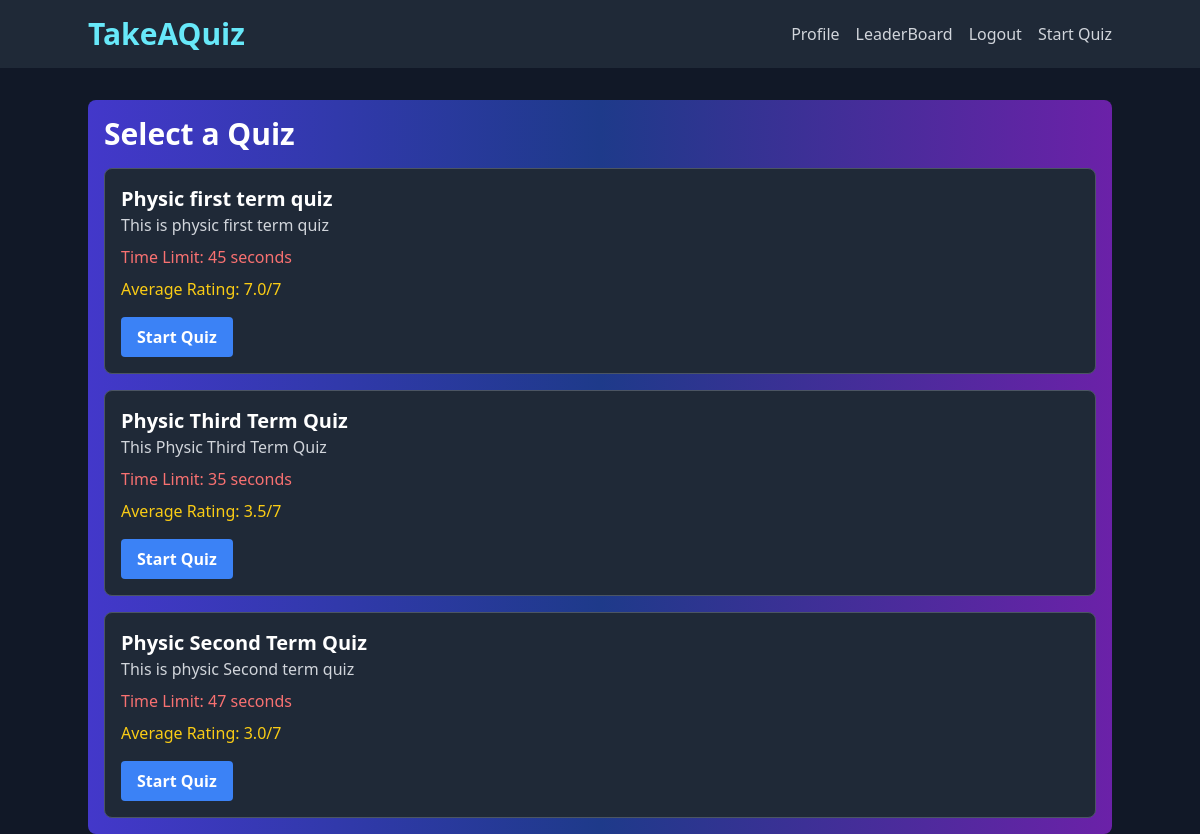
The page /quiz/takequiz/1/ (signed in) on the database its author committed.
### quizz/models.py (models this page shows, shortened)
class Quiz(models.Model):
    title = models.CharField(max_length=255)
    description = models.CharField(max_length=255, default="")
    category = models.ForeignKey(Category, on_delete=models.CASCADE)
    has_time_limit = models.BooleanField(default=False)
    time_limit_seconds = models.PositiveIntegerField(default=0)
    total_marks=models.PositiveIntegerField(default=0)

### quizz/views.py (the view)
# urls.py: path('takequiz/<int:category_id>/', views.showquiz, name='showquiz'),
@login_required(login_url='login')
def showquiz(request, category_id):
    user = request.user
    quizzes = Quiz.objects.filter(category__id=category_id)
    quizzes_with_rating = []
    for quiz in quizzes:
        quiz_rating = QuizRating.objects.filter(quiz=quiz)
        avg_rating = quiz_rating.aggregate(Avg('rating'))['rating__avg']
        quizzes_with_rating.append((quiz, avg_rating))
    quizzes_with_rating.sort(key=lambda x: (x[1] is not None, x[1]), reverse=True)
    sorted_quizzes = [quiz for quiz, _ in quizzes_with_rating]
    return render(request, 'quizz/showquiz.html', {'quizzes': quizzes_with_rating, 'user': user, 'category_id': category_id})

### quizz/templates/quizz/showquiz.html (shortened to what this page needs)
{% extends 'base.html' %}
{% block content %}
<div class="bg-gradient-to-r from-indigo-700 via-blue-900 to-purple-800 p-4 rounded-lg">
    <h1 class="text-3xl font-semibold text-white mb-4">Select a Quiz</h1>
    {% if quizzes %}
    <ul class="space-y-4">
        {% for quiz, avg_rating in quizzes %}
        <li>
            <div
                class="block p-4 bg-gray-800 border border-gray-600 rounded-lg hover:bg-gray-700 transition duration-300 ease-in-out">
                <h2 class="text-xl font-semibold text-white">{{ quiz.title }}</h2>
                <p class="text-gray-300">{{ quiz.description }}</p>
                {% if quiz.has_time_limit %}
                <p class="text-red-400 mt-2">Time Limit: {{ quiz.time_limit_seconds }} seconds</p>
                {% endif %}
                {% if avg_rating is not None %}
                <p class="text-yellow-400 mt-2">Average Rating: {{ avg_rating }}/7</p>
                {% else %}
                <p class="text-gray-400 mt-2">No ratings yet</p>
                {% endif %}
                <a href="{% url 'startquiz' category_id=category_id quiz_id=quiz.id %}" class="block mt-4">
                    <button
                        class="bg-blue-500 text-white font-semibold px-4 py-2 rounded hover:bg-blue-600 transition duration-300 ease-in-out">
                        Start Quiz
                    </button>
                </a>
            </div>
        </li>
        {% endfor %}
    </ul>
    {% else %}
    <p class="text-gray-400">No quizzes available in this category.</p>
    {% endif %}
</div>
{% endblock %}

### rows shown on the page
Quiz: title "Physic first term quiz", description "This is physic first term quiz", time_limit_seconds "45", avg_rating "7.0"
Quiz: title "Physic Third Term Quiz", description "This Physic Third Term Quiz", time_limit_seconds "35", avg_rating "3.5"
Quiz: title "Physic Second Term Quiz", description "This is physic Second term quiz", time_limit_seconds "47", avg_rating "3.0"
